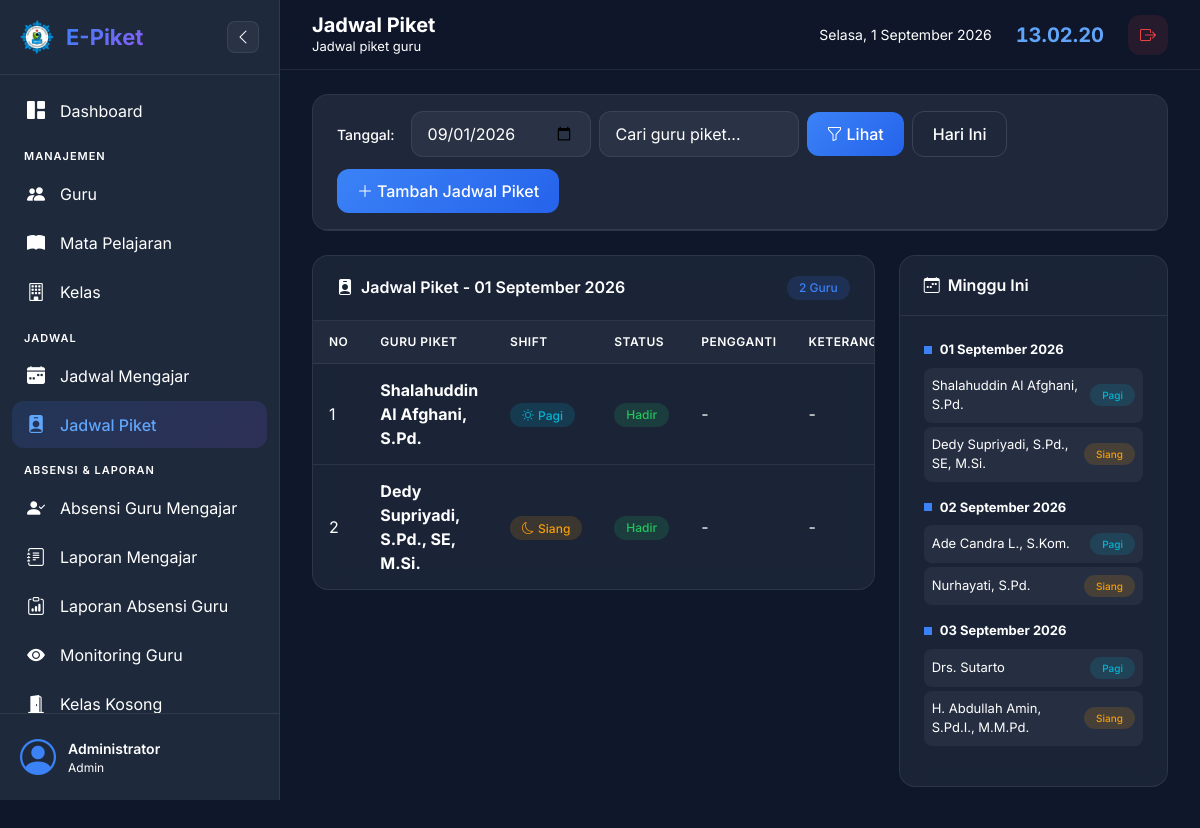
/admin/jadwal-piket.php (signed in), run on the app's committed database.
### tables this page shows
CREATE TABLE IF NOT EXISTS jadwal_piket (
    id INT AUTO_INCREMENT PRIMARY KEY,
    guru_id INT NOT NULL,
    tanggal DATE NOT NULL,
    shift_pagi BOOLEAN DEFAULT TRUE,
    shift_siang BOOLEAN DEFAULT FALSE,
    keterangan TEXT,
    status_hadir ENUM('hadir', 'tidak_hadir', 'ganti') DEFAULT 'hadir',
    guru_pengganti_id INT DEFAULT NULL,
    created_at TIMESTAMP DEFAULT CURRENT_TIMESTAMP,
    FOREIGN KEY (guru_id) REFERENCES guru(id) ON DELETE CASCADE,
    FOREIGN KEY (guru_pengganti_id) REFERENCES guru(id) ON DELETE SET NULL
);

CREATE TABLE IF NOT EXISTS guru (
    id INT AUTO_INCREMENT PRIMARY KEY,
    nip VARCHAR(30) NOT NULL UNIQUE,
    nama_guru VARCHAR(100) NOT NULL,
    jenis_kelamin ENUM('L', 'P') NOT NULL,
    no_hp VARCHAR(20),
    email VARCHAR(100),
    mata_pelajaran VARCHAR(100),
    alamat TEXT,
    foto VARCHAR(255) DEFAULT 'default.png',
    user_id INT,
    status ENUM('aktif', 'nonaktif') DEFAULT 'aktif',
    created_at TIMESTAMP DEFAULT CURRENT_TIMESTAMP,
    updated_at TIMESTAMP DEFAULT CURRENT_TIMESTAMP ON UPDATE CURRENT_TIMESTAMP,
    FOREIGN KEY (user_id) REFERENCES users(id) ON DELETE SET NULL
);

### config/database.php (called while the page is built, shortened)
<?php
function getDB() {
    static $conn = null;
    if ($conn === null) {
        try {
            $conn = new mysqli(DB_HOST, DB_USER, DB_PASS, DB_NAME);
            $conn->set_charset("utf8mb4");
        } catch (Exception $e) {
            die("Koneksi database gagal: " . $e->getMessage());
        }
    }
    return $conn;
}
function sanitize($data) {
    $conn = getDB();
    return $conn->real_escape_string(trim(strip_tags($data)));
}
function formatTanggal($date) {
    $bulan = [
        1 => 'Januari', 'Februari', 'Maret', 'April', 'Mei', 'Juni',
        'Juli', 'Agustus', 'September', 'Oktober', 'November', 'Desember'
    ];
    $tgl = date('d', strtotime($date));
    $bln = $bulan[(int)date('m', strtotime($date))];
    $thn = date('Y', strtotime($date));
    return "$tgl $bln $thn";
}

### admin/jadwal-piket.php (the view, shortened to what this page needs)
<?php
require_once __DIR__ . '/../includes/header.php';
$conn = getDB();
$tgl_filter = sanitize($_GET['tanggal'] ?? date('Y-m-d'));
$search = sanitize($_GET['search'] ?? '');
$jadwal_piket = $conn->query("
    SELECT jp.*, g.nama_guru,
    gp.nama_guru AS nama_pengganti
    FROM jadwal_piket jp
    JOIN guru g ON jp.guru_id = g.id
    LEFT JOIN guru gp ON jp.guru_pengganti_id = gp.id
    WHERE jp.tanggal = '$tgl_filter'" . ($search ? " AND g.nama_guru LIKE '%$search%'" : '') . "
    ORDER BY jp.shift_pagi DESC, g.nama_guru
")->fetch_all(MYSQLI_ASSOC);
$minggu_ini = $conn->query("
    SELECT jp.*, g.nama_guru
    FROM jadwal_piket jp
    JOIN guru g ON jp.guru_id = g.id
    WHERE jp.tanggal BETWEEN '" . date('Y-m-d', strtotime('monday this week')) . "' AND '" . date('Y-m-d', strtotime('sunday this week')) . "'
    ORDER BY jp.tanggal, jp.shift_pagi DESC
")->fetch_all(MYSQLI_ASSOC);
?>
<div id="ajax-area">
<div class="card mb-4">
    <div class="filter-bar">
        <form class="d-flex gap-2 align-items-center ajax-filter" method="GET">
            <label class="form-label mb-0 me-2 text-muted">Tanggal:</label>
            <input type="date" class="form-control" name="tanggal" value="<?= $tgl_filter ?>" style="width:180px;">
            <input type="text" class="form-control" name="search" placeholder="Cari guru piket..." value="<?= htmlspecialchars($search) ?>" style="width:200px;">
            <button type="submit" class="btn btn-primary"><i class="bi bi-funnel me-1"></i>Lihat</button>
            <a href="?tanggal=<?= date('Y-m-d') ?>" class="btn btn-outline-light">Hari Ini</a>
        </form>
        <button class="btn btn-primary" data-bs-toggle="modal" data-bs-target="#addModal">
            <i class="bi bi-plus-lg me-1"></i>Tambah Jadwal Piket
        </button>
    </div>
</div>
<div class="row g-4 mb-4">
    <div class="col-xl-8">
        <div class="card">
            <div class="card-header">
                <h5><i class="bi bi-person-badge-fill me-2"></i>Jadwal Piket - <?= formatTanggal($tgl_filter) ?></h5>
                <span class="badge badge-primary"><?= count($jadwal_piket) ?> Guru</span>
            </div>
            <div class="card-body p-0">
                <div class="table-responsive">
                    <table class="table">
                        <thead>
                            <tr>
                                <th>No</th>
                                <th>Guru Piket</th>
                                <th>Shift</th>
                                <th>Status</th>
                                <th>Pengganti</th>
                                <th>Keterangan</th>
                            </tr>
                        </thead>
                        <tbody>
                            <?php if (empty($jadwal_piket)): ?>
                            <tr>
                                <td colspan="7" class="text-center text-muted py-4">Tidak ada jadwal piket untuk tanggal ini</td>
                            </tr>
                            <?php else: ?>
                            <?php foreach ($jadwal_piket as $i => $jp): ?>
                            <tr>
                                <td><?= $i + 1 ?></td>
                                <td><strong><?= htmlspecialchars($jp['nama_guru']) ?></strong></td>
                                <td>
                                    <?php if ($jp['shift_pagi']): ?>
                                        <span class="badge badge-info"><i class="bi bi-sun me-1"></i>Pagi</span>
                                    <?php endif; ?>
                                    <?php if ($jp['shift_siang']): ?>
                                        <span class="badge badge-warning"><i class="bi bi-moon me-1"></i>Siang</span>
                                    <?php endif; ?>
                                </td>
                                <td>
                                    <?php
                                    $statusBadge = match($jp['status_hadir']) {
                                        'hadir' => 'badge-success',
                                        'tidak_hadir' => 'badge-danger',
                                        'ganti' => 'badge-warning',
                                        default => 'badge-info'
                                    };
                                    ?>
                                    <span class="badge <?= $statusBadge ?>"><?= ucfirst(str_replace('_', ' ', $jp['status_hadir'])) ?></span>
                                </td>
                                <td class="text-muted"><?= htmlspecialchars($jp['nama_pengganti'] ?? '-') ?></td>
                                <td class="text-muted" style="max-width:150px;"><?= htmlspecialchars($jp['keterangan'] ?? '-') ?></td>
                            </tr>
                            <?php endforeach; ?>
                            <?php endif; ?>
                        </tbody>
                    </table>
                </div>
            </div>
        </div>
    </div>
    <div class="col-xl-4">
        <div class="card">
            <div class="card-header">
                <h5><i class="bi bi-calendar-week me-2"></i>Minggu Ini</h5>
            </div>
            <div class="card-body">
                <?php
                $jadwal_by_date = [];
                foreach ($minggu_ini as $mi) {
                    $jadwal_by_date[$mi['tanggal']][] = $mi;
                }
                ?>
                <?php if (empty($jadwal_by_date)): ?>
                <p class="text-muted text-center">Belum ada jadwal</p>
                <?php else: ?>
                <?php foreach ($jadwal_by_date as $tgl => $jds): ?>
                <div class="mb-3">
                    <div class="d-flex align-items-center gap-2 mb-2">
                        <div style="width:8px;height:8px;border-radius:50;background:var(--primary);"></div>
                        <strong style="font-size:13px;"><?= formatTanggal($tgl) ?></strong>
                    </div>
                    <?php foreach ($jds as $jd): ?>
                    <div class="d-flex align-items-center justify-content-between p-2 mb-1" style="background:var(--bg-glass);border-radius:var(--radius-sm);font-size:13px;">
                        <span><?= htmlspecialchars($jd['nama_guru']) ?></span>
                        <?php if ($jd['shift_pagi']): ?>
                            <span class="badge badge-info" style="font-size:10px;">Pagi</span>
                        <?php endif; ?>
                        <?php if ($jd['shift_siang']): ?>
                            <span class="badge badge-warning" style="font-size:10px;">Siang</span>
                        <?php endif; ?>
                    </div>
                    <?php endforeach; ?>
                </div>
                <?php endforeach; ?>
                <?php endif; ?>
            </div>
        </div>
    </div>
</div>
</div>
<?php require_once __DIR__ . '/../includes/footer.php'; ?>

### assets/css/style.css (style rules this page uses)
:root { --primary: #3b82f6; --primary-dark: #2563eb; --primary-light: #60a5fa; --secondary: #8b5cf6; --success: #22c55e; --warning: #f59e0b; --danger: #ef4444; --info: #06b6d4; --bg-primary: #0f172a; --bg-secondary: #1e293b; --bg-card: rgba(30, 41, 59, 0.8); --bg-card-hover: rgba(30, 41, 59, 0.95); --bg-glass: rgba(255, 255, 255, 0.05); --text-primary: #ffffff; --text-secondary: #ffffff; --text-muted: #ffffff; --border-color: rgba(255, 255, 255, 0.08); --border-light: rgba(255, 255, 255, 0.12); --sidebar-width: 280px; --sidebar-collapsed: 80px; --topbar-height: 70px; --shadow-sm: 0 2px 8px rgba(0, 0, 0, 0.2); --shadow-md: 0 4px 16px rgba(0, 0, 0, 0.3); --shadow-lg: 0 8px 32px rgba(0, 0, 0, 0.4); --shadow-glow: 0 0 20px rgba(59, 130, 246, 0.15); --radius-sm: 8px; --radius-md: 12px; --radius-lg: 16px; --radius-xl: 24px; --transition: all 0.3s cubic-bezier(0.4, 0, 0.2, 1); }
.card { color: var(--text-primary); }
.card-header, .card-footer { color: var(--text-primary); }
.text-muted, .text-secondary, .text-body-secondary { color: var(--text-muted) !important; }
* { margin: 0; padding: 0; box-sizing: border-box; }
body { font-family: 'Inter', -apple-system, BlinkMacSystemFont, 'Segoe UI', Roboto, sans-serif; background: var(--bg-primary); color: var(--text-primary); min-height: 100vh; overflow-x: hidden; }
.card { background: var(--bg-card); backdrop-filter: blur(12px); border: 1px solid var(--border-color); border-radius: var(--radius-lg); overflow: hidden; transition: var(--transition); }
.card-header { background: transparent; border-bottom: 1px solid var(--border-color); padding: 20px 24px; display: flex; align-items: center; justify-content: space-between; }
.card-header h5, .card-header .card-title { font-size: 16px; font-weight: 600; margin: 0; color: var(--text-primary); }
.card-body { padding: 24px; }
.table { --bs-table-color: var(--text-primary); --bs-table-bg: transparent; color: var(--text-primary); margin-bottom: 0; }
.table thead th { background: rgba(255, 255, 255, 0.03); border-bottom: 1px solid var(--border-color); font-size: 12px; font-weight: 600; text-transform: uppercase; letter-spacing: 0.5px; color: var(--text-secondary); padding: 12px 16px; white-space: nowrap; }
.table tbody td { padding: 14px 16px; border-bottom: 1px solid var(--border-color); vertical-align: middle; }
.table tbody tr { transition: var(--transition); }
.table tbody tr:last-child td { border-bottom: none; }
.badge { font-weight: 500; padding: 6px 12px; border-radius: 20px; font-size: 12px; }
.badge-success { background: rgba(34, 197, 94, 0.15); color: var(--success); }
.badge-warning { background: rgba(245, 158, 11, 0.15); color: var(--warning); }
.badge-info { background: rgba(6, 182, 212, 0.15); color: var(--info); }
.badge-primary { background: rgba(59, 130, 246, 0.15); color: var(--primary); }
.btn { border-radius: var(--radius-md); font-weight: 500; padding: 10px 20px; transition: var(--transition); border: none; }
.btn-primary { background: linear-gradient(135deg, var(--primary), var(--primary-dark)); color: white; }
.btn-outline-light { border: 1px solid var(--border-light); color: var(--text-secondary); background: transparent; }
.form-control, .form-select { background: rgba(255, 255, 255, 0.05); border: 1px solid var(--border-color); border-radius: var(--radius-md); color: var(--text-primary); padding: 10px 16px; transition: var(--transition); }
.form-control::placeholder { color: var(--text-muted); }
.form-label { font-size: 14px; font-weight: 500; color: var(--text-secondary); margin-bottom: 6px; }
.filter-bar { display: flex; align-items: center; gap: 12px; padding: 16px 24px; background: rgba(255, 255, 255, 0.02); border-bottom: 1px solid var(--border-color); flex-wrap: wrap; }
.filter-bar .form-select, .filter-bar .form-control { width: auto; min-width: 160px; }
.filter-bar .btn { white-space: nowrap; }

### data on the page
jadwal_piket: guru.nama_guru "Shalahuddin Al Afghani, S.Pd.", shift_pagi 1 (drawn), status_hadir "Hadir", nama_pengganti "-", keterangan "-"
jadwal_piket: guru.nama_guru "Dedy Supriyadi, S.Pd., SE, M.Si.", shift_siang 1 (drawn), status_hadir "Hadir", nama_pengganti "-", keterangan "-"
jadwal_piket: guru.nama_guru "Ade Candra L., S.Kom.", shift_pagi "Pagi"
jadwal_piket: guru.nama_guru "Nurhayati, S.Pd.", shift_siang "Siang"
jadwal_piket: guru.nama_guru "Drs. Sutarto", shift_pagi "Pagi"
jadwal_piket: guru.nama_guru "H. Abdullah Amin, S.Pd.I., M.M.Pd.", shift_siang "Siang"

### other printed values
$_SESSION['nama_lengkap'] "Administrator"
str_replace('_', ' ', $_SESSION['role']) "Admin"
$page_title "Jadwal Piket"
$page_subtitle "Jadwal piket guru"
formatTanggal($tgl_filter) "01 September 2026"
count($jadwal_piket) "2"
formatTanggal($tgl) "01 September 2026"
formatTanggal($tgl) "02 September 2026"
formatTanggal($tgl) "03 September 2026"
